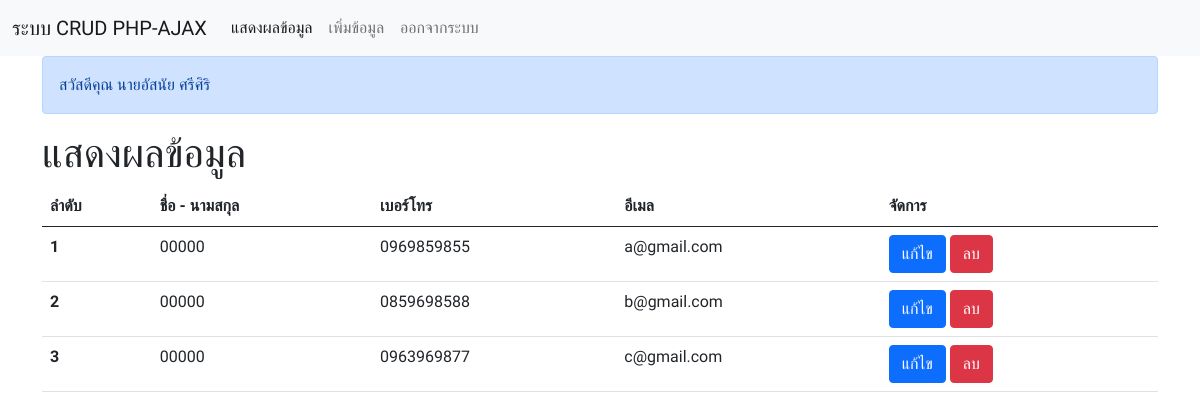
Page /index.php?pt=list_data (signed in) on the committed database.
### tables this page shows
CREATE TABLE `student` (
  `student_id` int(11) NOT NULL,
  `student_codeid` varchar(50) NOT NULL,
  `student_name` varchar(50) NOT NULL,
  `student_tel` varchar(10) NOT NULL,
  `student_email` varchar(50) NOT NULL
);

### components/list_data.php (the view, shortened to what this page needs)
<?php
$sql = "SELECT
    `student_codeid`,
    `student_name`,
    `student_tel`,
    `student_email`
FROM
    `student`";
$query_sql = $connectdb->query($sql);
?>
<div class="alert alert-primary" role="alert">
  สวัสดีคุณ <?php echo $_SESSION['login_name'];  ?>
</div>
<h1>แสดงผลข้อมูล</h1>
<table class="table">
    <thead>
        <tr>
            <th scope="col">ลำดับ</th>
            <th scope="col">ชื่อ - นามสกุล</th>
            <th scope="col">เบอร์โทร</th>
            <th scope="col">อีเมล</th>
            <th scope="col">จัดการ</th>
        </tr>
    </thead>
    <tbody>
        <?php
        $count = 0;
        while ($res = mysqli_fetch_array($query_sql)) { ?>
            <tr>
                <th scope="row"><?php echo $count = $count + 1; ?></th>
                <td><?php echo $res['student_name']; ?></td>
                <td><?php echo $res['student_tel']; ?></td>
                <td><?php echo $res['student_email']; ?></td>
                <td>
                    <button type="button" class="btn btn-primary edit_data" id="<?php echo $res['student_codeid']; ?>">แก้ไข</button>
                    <button type="button" class="btn btn-danger delete_data" id="<?php echo $res['student_codeid']; ?>">ลบ</button>
                </td>
            </tr>
        <?php } ?>
    </tbody>
</table>

### index.php (shortened to what this page needs)
<!doctype html>
<html lang="en">
<head>
    <link href="https://cdn.jsdelivr.net/npm/bootstrap@5.0.2/dist/css/bootstrap.min.css" rel="stylesheet">
</head>
<body>
    <?php
    require("components/navbar.php");
    require("connection/connectdb.php");
    ?>
    <div class="container">
        <?php
        if (isset($_GET['pt'])) {
            $page = $_GET['pt'];
            if ($page == "insert_data") {
                require("components/insert_data.php");
            } else if ($page == "list_data") {
                require("components/list_data.php");
            } else {
                require("components/list_data.php");
            }
        }
        ?>
    </div>
</body>
</html>

### components/navbar.php (shortened to what this page needs)
<nav class="navbar navbar-expand-lg navbar-light bg-light">
  <div class="container-fluid">
    <a class="navbar-brand" href="#">ระบบ CRUD PHP-AJAX</a>
    <div class="collapse navbar-collapse" id="navbarNav">
      <ul class="navbar-nav">
        <li class="nav-item">
          <a class="nav-link active" aria-current="page" href="index.php?pt=list_data">แสดงผลข้อมูล</a>
        </li>
        <li class="nav-item">
          <a class="nav-link" href="index.php?pt=insert_data">เพิ่มข้อมูล</a>
        </li>
        <li class="nav-item">
          <a class="nav-link" href="logout.php">ออกจากระบบ</a>
        </li>
      </ul>
    </div>
  </div>
</nav>

### index.php (style rules this page uses)
body { font-family: 'Prompt', sans-serif; }

### rows in the picture
student: student_name "00000", student_tel "0969859855", student_email "a@gmail.com"
student: count "2", student_name "00000", student_tel "0859698588", student_email "b@gmail.com"
student: count "3", student_name "00000", student_tel "0963969877", student_email "c@gmail.com"

### other values in the picture
$_SESSION['login_name'] "นายอัสนัย ศรีศิริ"
